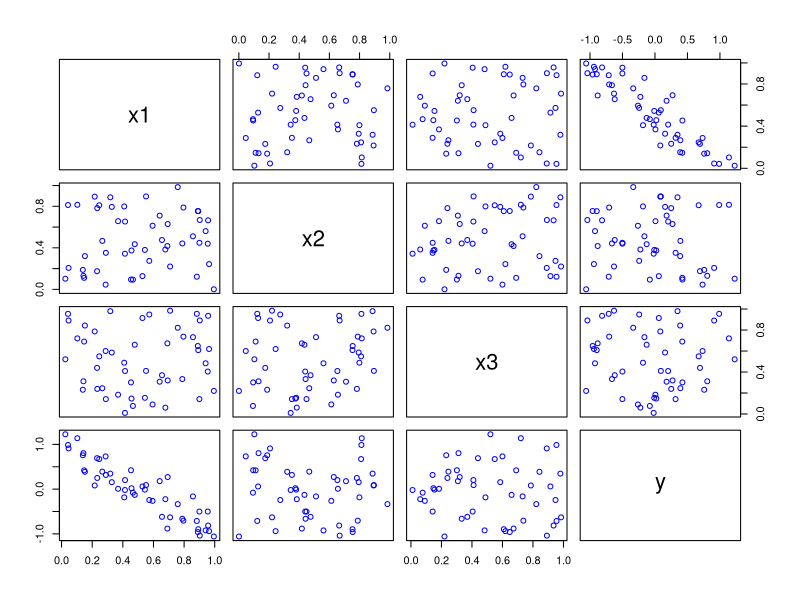

Reproduce this figure in R.
### F統計量

### 人工データによる例
## モデル: y = 1 - 2 * x1
set.seed(123)  # 乱数のシード値の設定
n <- 50        # データ数
x1 <- runif(n) # 説明変数x1の観測データ
x2 <- runif(n) # (不要な)説明変数x2の観測データ
x3 <- runif(n) # (不要な)説明変数x3の観測データ
e <- rnorm(n, sd=0.3) # 誤差項
y <- 1 - 2 * x1 + e   # 目的変数の観測データ
plot(data.frame(x1,x2,x3,y),col="blue") # 散布図
## 不要な変数を含むいくつかのモデルの推定結果を比較する
est1 <- lm(y ~ x2 + x3) # x2とx3のモデル (不要な変数のみ)
summary(est1)
(fstat <- summary(est1)$fstatistic) # F統計量と自由度
1 - pf(q=fstat[1], df1=fstat[2], df2=fstat[3]) # p値
est2 <- lm(y ~ x1 + x2) # x1とx2のモデル (必要な変数を含む)
summary(est2)
(fstat <- summary(est2)$fstatistic) # F統計量と自由度
1 - pf(q=fstat[1], df1=fstat[2], df2=fstat[3]) # p値

### 東京都の気候による例
mydata <- subset(subset = 月==8, # 8月のデータのみ取得
                 x=read.csv("tokyo-weather.csv",fileEncoding="utf8"))
### 2つのモデルを比較
model1 <- 気温 ~ 日 # おそらく無関係の説明変数
model2 <- 気温 ~ 日射量 + 気圧
summary(lm(model1, data=mydata))
summary(lm(model2, data=mydata))
